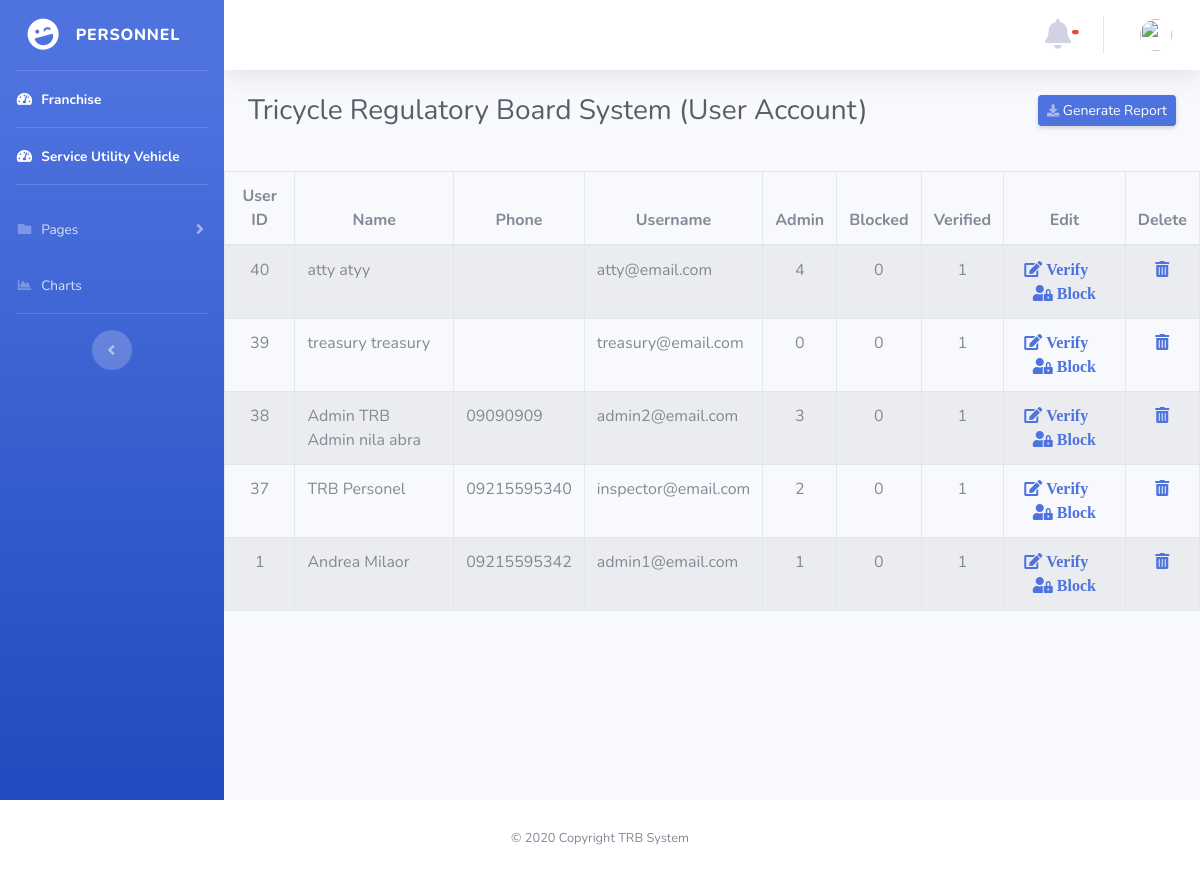
The page /personnel/user_account.php on the database its author committed.
### tables this page shows
CREATE TABLE `user_account` (
  `user_id` int(11) NOT NULL,
  `first_name` varchar(25) NOT NULL,
  `last_name` varchar(25) NOT NULL,
  `phone_no` varchar(25) NOT NULL,
  `username` varchar(25) NOT NULL,
  `password` varchar(25) NOT NULL,
  `isAdmin` tinyint(4) NOT NULL,
  `isBlocked` tinyint(4) NOT NULL,
  `active` tinyint(4) NOT NULL,
  `deleted` tinyint(4) NOT NULL,
  `verified` tinyint(4) NOT NULL
);

### personnel/user_account.php (the view, shortened to what this page needs)
<?php
$connection = new PDO ("mysql:host=localhost;dbname=trb_db","root","");
$sql = 'select * from user_account where (Active IS NOT NULL or Active = 1) AND (Deleted IS NULL OR Deleted != 1) ORDER BY `user_account`.`user_id` DESC';
$statement = $connection->prepare($sql);
$statement->execute();
$packages = $statement->fetchAll(PDO::FETCH_OBJ);
?>
<!DOCTYPE html>
<html lang="en">
<head>
  <link href="vendor/fontawesome-free/css/all.min.css" rel="stylesheet" type="text/css">
  <link href="css/sb-admin-2.min.css" rel="stylesheet">
</head>
<body id="page-top">
 <?php
require('navigation.php');  ?>
        <div class="container-fluid">
          <div class="d-sm-flex align-items-center justify-content-between mb-4">
            <h1 class="h3 mb-0 text-gray-800">Tricycle Regulatory Board System (User Account)</h1>
            <a href="#" class="d-none d-sm-inline-block btn btn-sm btn-primary shadow-sm"><i class="fas fa-download fa-sm text-white-50"></i> Generate Report</a>
          </div>
          </div>
          <div class="container">
            <div class="row">
              <div class="row" style="margin-top:1%;">
                <table class="table table-striped table-bordered table-hover" id="dataTables-example" style="margin-top:1%;">
                  <thead>
                    <tr>
                      <th  style="text-align:Center;">User ID </th>
                      <th  style="text-align:Center;">Name</th>
                      <th  style="text-align:Center;">Phone</th>
                      <th  style="text-align:Center;">Username</th>
                      <th  style="text-align:Center;">Admin</th>
                      <th  style="text-align:Center;">Blocked</th>
                      <th  style="text-align:Center;">Verified</th>
                      <th  style="text-align:Center;">Edit</th>
                      <th  style="text-align:Center;">Delete</th>
                    </tr>
                 </thead>
                    <tbody>
                      <?php foreach($packages as $package): ?>
                  <tr id="<?= $package->user_id; ?>">
                      <td data-target="user-id" style="text-align:Center;"><?= $package->user_id;?></td>
                      <td data-target="name"><?= $package->first_name .' '. $package->last_name; ?></td>
                      <td data-target="phone"><?= $package->phone_no;?></td>
                      <td data-target="username"><?= $package->username;?></td>
                      <td data-target="isAdmin" style="text-align:Center;"><?= $package->isAdmin;?></td>
                      <td data-target="isBlocked" style="text-align:Center;"><?= $package->isBlocked;?></td>
                      <td data-target="verified" style="text-align:Center;"><?= $package->verified;?></td>
                      <td style="text-align:Center;">
                        <a onclick="return confirm('Are you sure you want to VERIFY this entry?')" href="verified.php?user_id=<?= $package->user_id; ?>"><i class="fas fa-edit"> Verify</i></a>
                        <a onclick="return confirm('Are you sure you want to BLOCKED this entry?')" href="blocked.php?user_id=<?= $package->user_id; ?>"><i class="fas fa-user-lock"> Block</i></a>
                      </td >
                      <td style="text-align:Center;"><a onclick="return confirm('Are you sure you want to DELETE this entry?')" href="delete_user_account.php?user_id=<?= $package->user_id; ?>"><i class="fas fa-trash-alt"></i></a>
                      </td>
                  </tr>
                <?php endforeach; ?>
              </tbody>
            </table>
        </div>
    </div>
</div>
      </div>
    </div>
  </div>
  <footer class="sticky-footer bg-white">
    <div class="container my-auto">
      <div class="copyright text-center my-auto">
        <span>© 2020 Copyright TRB System</span>
      </div>
    </div>
  </footer>
</body>
</html>

### personnel/navigation.php (shortened to what this page needs)
<div id="wrapper">
  <ul class="navbar-nav bg-gradient-primary sidebar sidebar-dark accordion" id="accordionSidebar">
    <a class="sidebar-brand d-flex align-items-center justify-content-center" href="index.php">
      <div class="sidebar-brand-icon rotate-n-15">
        <i class="fas fa-laugh-wink"></i>
      </div>
      <div class="sidebar-brand-text mx-3">Personnel <sup></sup>
        </div>
    </a>
    <hr class="sidebar-divider my-0">
    <li class="nav-item active">
      <a class="nav-link" href="index.php">
        <i class="fas fa-fw fa-tachometer-alt"></i>
        <span>Franchise</span></a>
    </li>
  <hr class="sidebar-divider my-0">
    <li class="nav-item active">
      <a class="nav-link" href="suv/suv.php">
        <i class="fas fa-fw fa-tachometer-alt"></i>
        <span>Service Utility Vehicle</span></a>
    </li>
    <hr class="sidebar-divider">
    <li class="nav-item">
      <a class="nav-link collapsed" href="#" data-toggle="collapse" data-target="#collapsePages" aria-expanded="true" aria-controls="collapsePages">
        <i class="fas fa-fw fa-folder"></i>
        <span>Pages</span>
      </a>
    </li>
    <li class="nav-item">
      <a class="nav-link" href="charts.html">
        <i class="fas fa-fw fa-chart-area"></i>
        <span>Charts</span></a>
    </li>
    <hr class="sidebar-divider d-none d-md-block">
    <div class="text-center d-none d-md-inline">
      <button class="rounded-circle border-0" id="sidebarToggle"></button>
    </div>
  </ul>
  <div id="content-wrapper" class="d-flex flex-column">
    <div id="content">
      <nav class="navbar navbar-expand navbar-light bg-white topbar mb-4 static-top shadow">
        <ul class="navbar-nav ml-auto">
          <li class="nav-item dropdown no-arrow mx-1">
                              <a href="#" class=" nav-link dropdown-toggle"id="alertsDropdown" role="button" data-toggle="dropdown" aria-haspopup="true" aria-expanded="false">
                                   <span style="font-size: 30px;">
                                   <i class="fa fa-bell"></i>
                                   </span>
                                   <span class="badge badge-danger count badge-counter"><div class="fetch-notif"></div></span>
                               </a>
                          </li>
          <li class="nav-item dropdown no-arrow">
            <a class="nav-link dropdown-toggle" href="#" id="userDropdown" role="button" data-toggle="dropdown" aria-haspopup="true" aria-expanded="false">
              <img class="img-profile rounded-circle" src="https://source.unsplash.com/QAB-WJcbgJk/60x60">
            </a>
          </li>
        </ul>
      </nav>

### rows shown on the page
user_account: user_id "40", first_name "atty", last_name "atyy", username "atty@email.com", isAdmin "4", isBlocked "0", verified "1"
user_account: user_id "39", first_name "treasury", last_name "treasury", username "treasury@email.com", isAdmin "0", isBlocked "0", verified "1"
user_account: user_id "38", first_name "Admin TRB", last_name "Admin nila abra", phone_no "09090909", username "admin2@email.com", isAdmin "3", isBlocked "0", verified "1"
user_account: user_id "37", first_name "TRB", last_name "Personel", phone_no "09215595340", username "inspector@email.com", isAdmin "2", isBlocked "0", verified "1"
user_account: user_id "1", first_name "Andrea", last_name "Milaor", phone_no "09215595342", username "admin1@email.com", isAdmin "1", isBlocked "0", verified "1"
